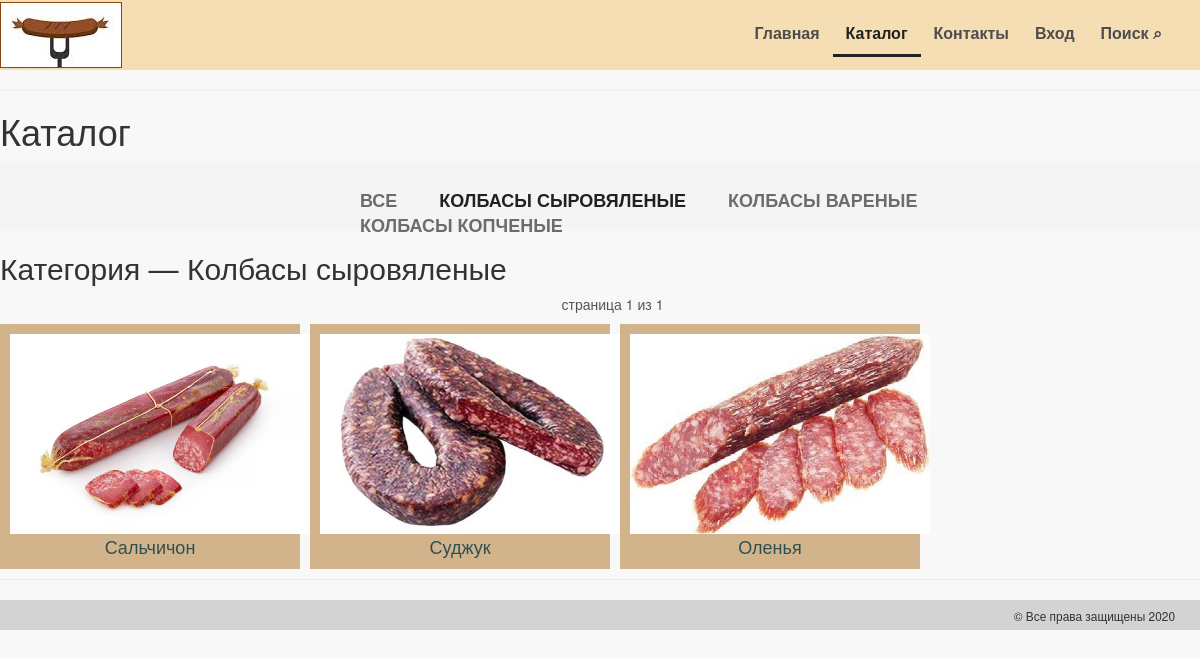
Page /category/1/catalog/ on the committed database.
### mainapp/models.py (models this page shows, shortened)
class ProductCategory(models.Model):
    name = models.CharField(verbose_name='имя', max_length=128)
    description = models.TextField(verbose_name='описание', blank=True)
    is_active = models.BooleanField(default=True)

class Product(models.Model):
    category = models.ForeignKey(ProductCategory, on_delete=models.CASCADE, verbose_name='категория продукта')
    name = models.CharField(verbose_name='имя продукта', max_length=128)
    image = models.ImageField(upload_to='products_images', blank=True)
    short_desc = models.CharField(verbose_name='краткое описание продукта', max_length=64, blank=True)
    description = models.TextField(verbose_name='описание продукта', blank=True)
    price = models.DecimalField(verbose_name='цена продукта', max_digits=8, decimal_places=2, default=0)
    quantity = models.IntegerField(verbose_name='количество на складе', default=0)
    is_active = models.BooleanField(default=True)

### mainapp/views.py (the view)
# urls.py: path('category/<int:pk>/catalog/', mainapp.category, name='category'),
def category(request, pk, page=1):
    if pk == 0:
        item = {'pk': 0, 'name': 'все'}
        products = Product.objects.all()
    else:
        item = get_object_or_404(ProductCategory, pk=pk)
        products = Product.objects.filter(category=item)
    products_paginator = Paginator(products, 3)
    try:
        products = products_paginator.page(page)
    except PageNotAnInteger:
        products = products_paginator.page(1)
    except EmptyPage:
        products = products_paginator.page(products_paginator.num_pages)
    context = {
        'page_title': 'каталог',
        'item': item,
        'products': products,
    }
    return render(request, 'mainapp/category.html', context)

### mainapp/context_processors.py (called while the page is built)
def catalog_menu(request):
    return {'catalog_menu': ProductCategory.objects.filter(is_active=True)}

### mainapp/templates/mainapp/category.html (shortened to what this page needs)
{% extends 'mainapp/common.html' %}
{% load static %}
{% block content %}
    {% include 'mainapp/includes/inc__menu.html' %}
    <hr>
    <h1>Каталог</h1>
    {% include 'mainapp/includes/inc__catalog_menu.html' %}
    <h2>Категория &mdash; {{ item.name|capfirst }}</h2>
    <div class="paginator">
        <span class="current">страница {{ products.number }} из {{ products.paginator.num_pages }}</span>
    </div>
    {% for product in products %}
        <a href="{% url 'main:product_page' pk=product.pk %}">
            <figure><img src="/media/{{ product.image }}" width="300" height="200" alt="">
                <figcaption><a href="{% url 'main:product_page' pk=product.pk %}">{{ product.name }}</a></figcaption>
            </figure>
        </a>
    {% endfor %}
{% endblock %}

### mainapp/templates/mainapp/includes/inc__catalog_menu.html
<div class="links clearfix">
    <ul class="links-menu">
        <li>
            <a href="{% url 'main:category' pk=0 %}"
               class="{% if request.resolver_match.kwargs.pk == 0 %}active{% endif %} ">
                все
            </a>
        </li>
        {% for category in catalog_menu %}
            <li>
                <a href="{% url 'main:category' pk=category.pk %}"
                   class="{% if request.resolver_match.kwargs.pk|add:0 == category.pk %}active{% endif %} ">
                    {{ category.name }}
                </a>
            </li>
        {% endfor %}
    </ul>
</div>

### static/css/style.css (style rules this page uses)
* { margin: 0; padding: 0; }
body { background-color: #f8f8f8; }
figure { background: #D2B48C; padding: 10px; width: 300px; float: left; margin: 0 10px 10px 0; text-align: center; }
figcaption a { color: #2F4F4F; text-decoration: none; font-size: 18px; }
.clearfix:after { content: ""; display: block; clear: both; }
.links { height: 70px; background-color: #f4f4f4; position: relative; padding-left: 360px; }
.links-menu { margin: 27px auto 0; position: absolute; }
.links-menu li { float: left; list-style-type: none; padding-right: 42px; }
.links-menu li a { text-decoration: none; color: #6c6c6c; font-size: 18px; font-weight: 700; text-transform: uppercase; }
.links-menu .active { color: #212121; font-size: 18px; font-weight: 700; }
.paginator { display: block; left: 75px; top: 15px; margin-left: 25px; margin-bottom: 10px; text-align: center; color: #555; }

### rows in the picture
ProductCategory: name "КОЛБАСЫ СЫРОВЯЛЕНЫЕ", name "Колбасы сыровяленые"
ProductCategory: name "КОЛБАСЫ ВАРЕНЫЕ"
ProductCategory: name "КОЛБАСЫ КОПЧЕНЫЕ"
Product: image (picture), name "Сальчичон"
Product: image (picture), name "Суджук"
Product: image (picture), name "Оленья"

### other values in the picture
{{ products.number }} "1"
{{ products.paginator.num_pages }} "1"
